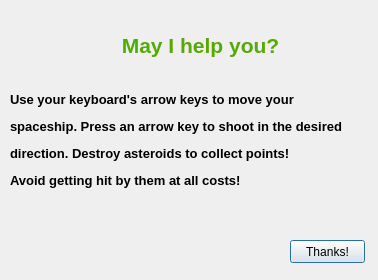
<?xml version="1.0" encoding="UTF-8"?>
<ui version="4.0">
 <class>Help</class>
 <widget class="QDialog" name="Help">
  <property name="geometry">
   <rect>
    <x>0</x>
    <y>0</y>
    <width>378</width>
    <height>280</height>
   </rect>
  </property>
  <property name="minimumSize">
   <size>
    <width>378</width>
    <height>280</height>
   </size>
  </property>
  <property name="maximumSize">
   <size>
    <width>378</width>
    <height>280</height>
   </size>
  </property>
  <property name="windowTitle">
   <string>Help</string>
  </property>
  <widget class="QLabel" name="label">
   <property name="geometry">
    <rect>
     <x>110</x>
     <y>20</y>
     <width>181</width>
     <height>51</height>
    </rect>
   </property>
   <property name="text">
    <string>&lt;html&gt;&lt;head/&gt;&lt;body&gt;&lt;p align=&quot;center&quot;&gt;&lt;span style=&quot; font-size:16pt; font-weight:600; color:#55aa00;&quot;&gt;May I help you?&lt;/span&gt;&lt;/p&gt;&lt;/body&gt;&lt;/html&gt;</string>
   </property>
  </widget>
  <widget class="QPushButton" name="pushButton">
   <property name="geometry">
    <rect>
     <x>290</x>
     <y>240</y>
     <width>75</width>
     <height>23</height>
    </rect>
   </property>
   <property name="text">
    <string>Thanks!</string>
   </property>
  </widget>
  <widget class="QLabel" name="label_2">
   <property name="geometry">
    <rect>
     <x>10</x>
     <y>90</y>
     <width>361</width>
     <height>101</height>
    </rect>
   </property>
   <property name="text">
    <string>&lt;html&gt;&lt;head/&gt;&lt;body&gt;&lt;p&gt;&lt;span style=&quot; font-size:10pt; font-weight:600;&quot;&gt;Use your keyboard's arrow keys to move your&lt;/span&gt;&lt;/p&gt;&lt;p&gt;&lt;span style=&quot; font-size:10pt; font-weight:600;&quot;&gt;spaceship. Press an arrow key to shoot in the desired&lt;/span&gt;&lt;/p&gt;&lt;p&gt;&lt;span style=&quot; font-size:10pt; font-weight:600;&quot;&gt;direction. Destroy asteroids to collect points!&lt;/span&gt;&lt;/p&gt;&lt;p align=&quot;justify&quot;&gt;&lt;span style=&quot; font-size:10pt; font-weight:600;&quot;&gt;Avoid getting hit by them at all costs!&lt;/span&gt;&lt;/p&gt;&lt;/body&gt;&lt;/html&gt;</string>
   </property>
  </widget>
 </widget>
 <resources/>
 <connections>
  <connection>
   <sender>pushButton</sender>
   <signal>clicked()</signal>
   <receiver>Help</receiver>
   <slot>accept()</slot>
   <hints>
    <hint type="sourcelabel">
     <x>324</x>
     <y>256</y>
    </hint>
    <hint type="destinationlabel">
     <x>310</x>
     <y>205</y>
    </hint>
   </hints>
  </connection>
 </connections>
</ui>
